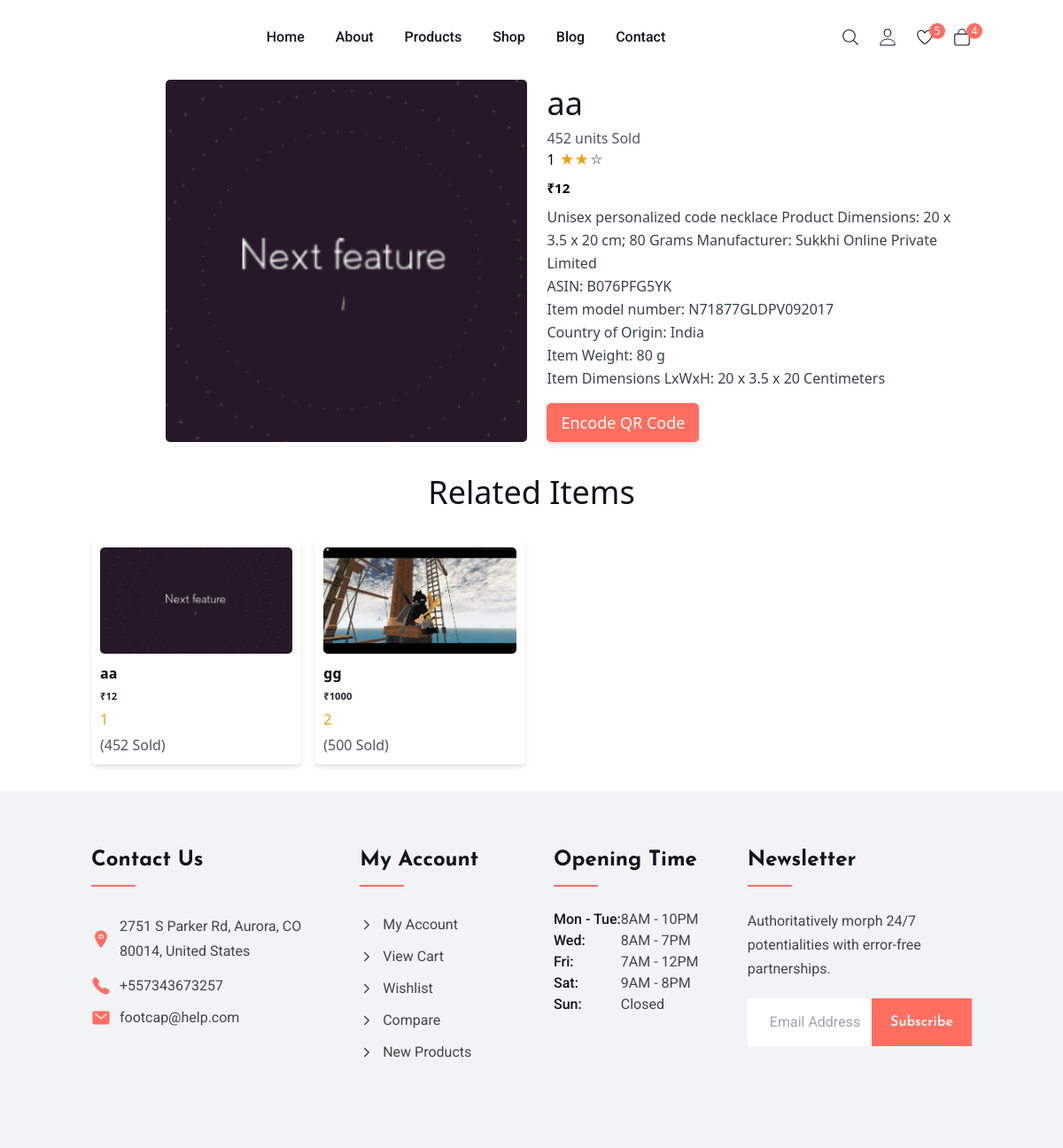
/shop/product/1, run on the app's committed database.
### shop/models.py (models this page shows, shortened)
class Product(models.Model):
    name = models.CharField(max_length=100)
    photo = models.ImageField(upload_to='products')
    price = models.IntegerField()
    details = models.TextField()
    rating = models.CharField(max_length=10)
    count = models.IntegerField(default=452)
    category = models.ForeignKey(Category, on_delete=models.CASCADE)
    date = models.DateTimeField(auto_now_add=True)

### shop/views.py (the view)
# urls.py: path('product/<product_id>', views.product_details, name='product-details'),
def product_details(request, product_id):
    product_details = Product.objects.get(id=product_id)
    ctg = Category.objects.get(name=product_details.category)
    related_products = Product.objects.all()#TODO
    context = {
        'product': product_details,
        'related_products': related_products
    }
    return render(request, 'shop/product-details.html', context)

### shop/models.py (called while the page is built)
    def __str__(self):
        return self.name

### templates/shop/product-details.html (shortened to what this page needs)
{% extends 'layout.html' %} {% load static %} {% block content %}
<section class="ftco-section">
   <div class="container">
      <div class="grid grid-cols-1 md:grid-cols-12 gap-4">
         <div class="md:col-span-1"></div>
         <div class="md:col-span-5">
            <a class="image-popup block h-full">
               <img src="{{ product.photo.url }}" class="w-full h-full object-cover rounded-lg hover:opacity-90 transition duration-300" />
            </a>
         </div>
         <div class="md:col-span-6 md:pl-5">
            <h2 class="h2">{{ product.name }}</h2>
            <p class="text-left text-gray-600">{{ product.count }} units Sold</p>
            <div class="rating flex items-center mb-4">
               <span class="mr-2">{{ product.rating }}</span>
               <span class="ion-ios-star text-yellow-500">★</span>
               <span class="ion-ios-star text-yellow-500">★</span>
               <span class="ion-ios-star text-gray-400">☆</span>
            </div>
            <p class="price text-2xl font-bold mb-4">₹{{ product.price }}</p>
            <p class="description text-gray-700 leading-relaxed mb-6">
               Unisex personalized code necklace Product Dimensions: 20 x 3.5 x 20 cm; 80 Grams Manufacturer: Sukkhi Online Private Limited <br />
               ASIN: B076PFG5YK <br />
               Item model number: N71877GLDPV092017 <br />
               Country of Origin: India <br />
               Item Weight: 80 g <br />
               Item Dimensions LxWxH: 20 x 3.5 x 20 Centimeters
            </p>
            <a href="{% url 'qrcode' %}" class="btn btn-primary inline-block px-6 py-3 text-white rounded-lg shadow-md hover:bg-yellow-600 transition duration-300">Encode QR Code</a>
         </div>
      </div>
   </div>
</section>
<section class="ftco-section bg-white py-12">
   <div class="container">
      <div class="row">
         <div class="col-md-12 heading-section mb-6">
            <h2 class="h2 section-title text-center">Related Items</h2>
         </div>
      </div>
      <div class="grid grid-cols-1 sm:grid-cols-2 md:grid-cols-3 lg:grid-cols-4 gap-6">
         {% for product in related_products %}
         <div class="product">
            <a href="{% url 'product-details' product.id %}" class="block">
               <div class="product-wrapper bg-white shadow-md rounded-lg p-4 transition duration-300 hover:shadow-lg hover:bg-gray-100">
                  <img class="product-img w-full h-48 object-cover rounded-lg mb-4" src="{{ product.photo.url }}" alt="{{ product.name }}" />
                  <div class="product-details">
                     <div class="product-name font-bold mb-2">{{ product.name }}</div>
                     <div class="product-price text-lg text-gray-800 font-semibold mb-2">₹{{ product.price }}</div>
                     <div class="product-rating text-yellow-500 mb-2">{{ product.rating }} &nbsp;&nbsp;</div>
                     <div class="product-sold text-gray-600">({{ product.count }} Sold)</div>
                  </div>
               </div>
            </a>
         </div>
         {% endfor %}
      </div>
   </div>
</section>
{% endblock %}

### static/css/layout.css (style rules this page uses)
:root { --maximum-blue-green_10: hsla(185, 75%, 45%, 0.1); --rich-black-fogra-29: hsl(217, 28%, 9%); --gray-x-11-gray: hsl(0, 0%, 74%); --oxford-blue_60: hsla(230, 41%, 14%, 0.6); --bittersweet: hsl(5, 100%, 69%); --smoky-black: rgb(7, 6, 1); --gainsboro: hsl(0, 0%, 88%); --black_90: hsla(0, 0%, 0%, 0.9); --cultured: hsl(200, 12%, 95%); --salmon: hsl(5, 100%, 73%); --white: hsl(0, 0%, 100%); --black: hsl(0, 0%, 0%); --onyx: hsl(0, 0%, 27%); --ff-roboto: "Roboto", sans-serif; --ff-josefin-sans: "Josefin Sans", sans-serif; --fs-1: 3rem; --fs-2: 2.6rem; --fs-3: 2.2rem; --fs-4: 2rem; --fs-5: 1.8rem; --fs-6: 1.6rem; --fs-7: 1.4rem; --fs-8: 1.2rem; --fw-300: 300; --fw-500: 500; --fw-600: 600; --fw-700: 700; --transition-1: 0.25s ease; --transition-2: 0.5s ease; --cubic-out: cubic-bezier(0.51, 0.03, 0.64, 0.28); --cubic-in: cubic-bezier(0.33, 0.85, 0.56, 1.02); --section-padding: 60px; }
a { text-decoration: none; }
a, button, img, ion-icon, span, table, tbody { display: block; }
html { font-family: var(--ff-josefin-sans); font-size: 10px; scroll-behavior: smooth; }
body { background: var(--white); font-size: 1.6rem; padding-block-start: 90px; }
.container { padding-inline: 15px; }
.h1, .h2, .h3, .h4 { color: var(--rich-black-fogra-29); }
.h2 { font-size: var(--fs-2); }
.btn { background: var(--background, var(--bittersweet)); color: var(--color, var(--white)); font-size: var(--fs-5); display: flex; align-items: center; gap: 5px; padding: 14px 25px; border: 1px solid var(--border-color, var(--bittersweet)); }
.section-title { text-align: center; margin-bottom: 25px; }
@media (min-width: 575px) { :root { --fs-1: 4rem; } }
@media (min-width: 575px) { .container { max-width: 650px; width: 100%; margin-inline: auto; } }
@media (min-width: 992px) { :root { --fs-3: 2.4rem; } }
@media (min-width: 992px) { .container { max-width: 970px; } }
@media (min-width: 1200px) { :root { --fs-1: 5rem; --fs-2: 3.6rem; } }
@media (min-width: 1200px) { .container { max-width: 1280px; } }

### data on the page
Product: photo (picture), name "aa", count "452", rating "1", price "12"
Product: photo (picture), name "gg", price "1000", rating "2", count "500"
